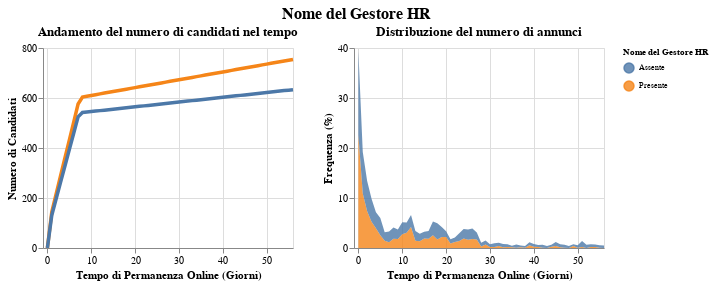

Describe this chart as a Vega-Lite specification.
### Vega-Lite specification from a JSON file in a GitHub repository (floating-point values rounded to 4 significant figures)
{"$schema": "https://vega.github.io/schema/vega-lite/v5.17.0.json", "config": {"view": {"continuousHeight": 300, "continuousWidth": 300}}, "datasets": {"data-9159944c3ddd3d6ff04072599051eaaf": [{"Frequenza": 22.59, "Giorni": 0, "Tipo": "Presente"}, {"Frequenza": 10.91, "Giorni": 1, "Tipo": "Presente"}, {"Frequenza": 7.36, "Giorni": 2, "Tipo": "Presente"}, {"Frequenza": 5.266, "Giorni": 3, "Tipo": "Presente"}, {"Frequenza": 3.934, "Giorni": 4, "Tipo": "Presente"}, {"Frequenza": 2.538, "Giorni": 5, "Tipo": "Presente"}, {"Frequenza": 1.459, "Giorni": 6, "Tipo": "Presente"}, {"Frequenza": 1.142, "Giorni": 7, "Tipo": "Presente"}, {"Frequenza": 1.84, "Giorni": 8, "Tipo": "Presente"}, {"Frequenza": 1.777, "Giorni": 9, "Tipo": "Presente"}, {"Frequenza": 2.728, "Giorni": 10, "Tipo": "Presente"}, {"Frequenza": 3.046, "Giorni": 11, "Tipo": "Presente"}, {"Frequenza": 4.188, "Giorni": 12, "Tipo": "Presente"}, {"Frequenza": 1.459, "Giorni": 13, "Tipo": "Presente"}, {"Frequenza": 1.332, "Giorni": 14, "Tipo": "Presente"}, {"Frequenza": 1.904, "Giorni": 15, "Tipo": "Presente"}, {"Frequenza": 1.84, "Giorni": 16, "Tipo": "Presente"}, {"Frequenza": 2.538, "Giorni": 17, "Tipo": "Presente"}, {"Frequenza": 1.713, "Giorni": 18, "Tipo": "Presente"}, {"Frequenza": 2.221, "Giorni": 19, "Tipo": "Presente"}, {"Frequenza": 2.221, "Giorni": 20, "Tipo": "Presente"}, {"Frequenza": 0.8883, "Giorni": 21, "Tipo": "Presente"}, {"Frequenza": 1.206, "Giorni": 22, "Tipo": "Presente"}, {"Frequenza": 1.396, "Giorni": 23, "Tipo": "Presente"}, {"Frequenza": 1.904, "Giorni": 24, "Tipo": "Presente"}, {"Frequenza": 1.65, "Giorni": 25, "Tipo": "Presente"}, {"Frequenza": 1.777, "Giorni": 26, "Tipo": "Presente"}, {"Frequenza": 1.713, "Giorni": 27, "Tipo": "Presente"}, {"Frequenza": 0.3173, "Giorni": 28, "Tipo": "Presente"}, {"Frequenza": 0.698, "Giorni": 29, "Tipo": "Presente"}, {"Frequenza": 0.1904, "Giorni": 30, "Tipo": "Presente"}, {"Frequenza": 0.1904, "Giorni": 31, "Tipo": "Presente"}, {"Frequenza": 0.3807, "Giorni": 32, "Tipo": "Presente"}, {"Frequenza": 0.1269, "Giorni": 33, "Tipo": "Presente"}, {"Frequenza": 0.1904, "Giorni": 34, "Tipo": "Presente"}, {"Frequenza": 0.1269, "Giorni": 35, "Tipo": "Presente"}, {"Frequenza": 0.06345, "Giorni": 36, "Tipo": "Presente"}, {"Frequenza": 0.1269, "Giorni": 37, "Tipo": "Presente"}, {"Frequenza": 0.06345, "Giorni": 38, "Tipo": "Presente"}, {"Frequenza": 0.5711, "Giorni": 39, "Tipo": "Presente"}, {"Frequenza": 0.2538, "Giorni": 40, "Tipo": "Presente"}, {"Frequenza": 0.1904, "Giorni": 41, "Tipo": "Presente"}, {"Frequenza": 0.06345, "Giorni": 42, "Tipo": "Presente"}, {"Frequenza": 0.0, "Giorni": 43, "Tipo": "Presente"}, {"Frequenza": 0.2538, "Giorni": 44, "Tipo": "Presente"}, {"Frequenza": 0.3807, "Giorni": 45, "Tipo": "Presente"}, {"Frequenza": 0.1269, "Giorni": 46, "Tipo": "Presente"}, {"Frequenza": 0.06345, "Giorni": 47, "Tipo": "Presente"}, {"Frequenza": 0.0, "Giorni": 48, "Tipo": "Presente"}, {"Frequenza": 0.3807, "Giorni": 49, "Tipo": "Presente"}, {"Frequenza": 0.06345, "Giorni": 50, "Tipo": "Presente"}, {"Frequenza": 0.1904, "Giorni": 51, "Tipo": "Presente"}, {"Frequenza": 0.0, "Giorni": 52, "Tipo": "Presente"}, {"Frequenza": 0.1904, "Giorni": 53, "Tipo": "Presente"}, {"Frequenza": 0.1904, "Giorni": 54, "Tipo": "Presente"}, {"Frequenza": 0.06345, "Giorni": 55, "Tipo": "Presente"}, {"Frequenza": 0.0, "Giorni": 56, "Tipo": "Presente"}, {"Frequenza": 16.69, "Giorni": 0, "Tipo": "Assente"}, {"Frequenza": 8.288, "Giorni": 1, "Tipo": "Assente"}, {"Frequenza": 6.046, "Giorni": 2, "Tipo": "Assente"}, {"Frequenza": 4.57, "Giorni": 3, "Tipo": "Assente"}, {"Frequenza": 3.236, "Giorni": 4, "Tipo": "Assente"}, {"Frequenza": 3.463, "Giorni": 5, "Tipo": "Assente"}, {"Frequenza": 1.675, "Giorni": 6, "Tipo": "Assente"}, {"Frequenza": 2.157, "Giorni": 7, "Tipo": "Assente"}, {"Frequenza": 2.271, "Giorni": 8, "Tipo": "Assente"}, {"Frequenza": 1.93, "Giorni": 9, "Tipo": "Assente"}, {"Frequenza": 2.413, "Giorni": 10, "Tipo": "Assente"}, {"Frequenza": 2.044, "Giorni": 11, "Tipo": "Assente"}, {"Frequenza": 2.413, "Giorni": 12, "Tipo": "Assente"}, {"Frequenza": 1.93, "Giorni": 13, "Tipo": "Assente"}, {"Frequenza": 1.504, "Giorni": 14, "Tipo": "Assente"}, {"Frequenza": 1.334, "Giorni": 15, "Tipo": "Assente"}, {"Frequenza": 1.561, "Giorni": 16, "Tipo": "Assente"}, {"Frequenza": 2.782, "Giorni": 17, "Tipo": "Assente"}, {"Frequenza": 3.236, "Giorni": 18, "Tipo": "Assente"}, {"Frequenza": 1.987, "Giorni": 19, "Tipo": "Assente"}, {"Frequenza": 1.107, "Giorni": 20, "Tipo": "Assente"}, {"Frequenza": 0.8799, "Giorni": 21, "Tipo": "Assente"}, {"Frequenza": 0.9083, "Giorni": 22, "Tipo": "Assente"}, {"Frequenza": 1.533, "Giorni": 23, "Tipo": "Assente"}, {"Frequenza": 1.902, "Giorni": 24, "Tipo": "Assente"}, {"Frequenza": 2.072, "Giorni": 25, "Tipo": "Assente"}, {"Frequenza": 2.129, "Giorni": 26, "Tipo": "Assente"}, {"Frequenza": 1.362, "Giorni": 27, "Tipo": "Assente"}, {"Frequenza": 0.7096, "Giorni": 28, "Tipo": "Assente"}, {"Frequenza": 0.8232, "Giorni": 29, "Tipo": "Assente"}, {"Frequenza": 0.5677, "Giorni": 30, "Tipo": "Assente"}, {"Frequenza": 0.738, "Giorni": 31, "Tipo": "Assente"}, {"Frequenza": 0.6529, "Giorni": 32, "Tipo": "Assente"}, {"Frequenza": 0.6529, "Giorni": 33, "Tipo": "Assente"}, {"Frequenza": 0.5677, "Giorni": 34, "Tipo": "Assente"}, {"Frequenza": 0.3122, "Giorni": 35, "Tipo": "Assente"}, {"Frequenza": 0.6529, "Giorni": 36, "Tipo": "Assente"}, {"Frequenza": 0.3974, "Giorni": 37, "Tipo": "Assente"}, {"Frequenza": 0.3406, "Giorni": 38, "Tipo": "Assente"}, {"Frequenza": 0.5677, "Giorni": 39, "Tipo": "Assente"}, {"Frequenza": 0.5677, "Giorni": 40, "Tipo": "Assente"}, {"Frequenza": 0.3974, "Giorni": 41, "Tipo": "Assente"}, {"Frequenza": 0.5961, "Giorni": 42, "Tipo": "Assente"}, {"Frequenza": 0.3974, "Giorni": 43, "Tipo": "Assente"}, {"Frequenza": 0.3974, "Giorni": 44, "Tipo": "Assente"}, {"Frequenza": 0.7948, "Giorni": 45, "Tipo": "Assente"}, {"Frequenza": 0.6245, "Giorni": 46, "Tipo": "Assente"}, {"Frequenza": 0.5961, "Giorni": 47, "Tipo": "Assente"}, {"Frequenza": 0.3974, "Giorni": 48, "Tipo": "Assente"}, {"Frequenza": 0.369, "Giorni": 49, "Tipo": "Assente"}, {"Frequenza": 0.5109, "Giorni": 50, "Tipo": "Assente"}, {"Frequenza": 1.221, "Giorni": 51, "Tipo": "Assente"}, {"Frequenza": 0.6529, "Giorni": 52, "Tipo": "Assente"}, {"Frequenza": 0.5677, "Giorni": 53, "Tipo": "Assente"}, {"Frequenza": 0.5109, "Giorni": 54, "Tipo": "Assente"}, {"Frequenza": 0.5109, "Giorni": 55, "Tipo": "Assente"}, {"Frequenza": 0.4825, "Giorni": 56, "Tipo": "Assente"}], "data-ab5d670b305b998ac6b0a51b69252977": [{"Crescita": 0.0, "Giorni": 0, "Tipo": "Presente"}, {"Crescita": 143.9, "Giorni": 1, "Tipo": "Presente"}, {"Crescita": 215.9, "Giorni": 2, "Tipo": "Presente"}, {"Crescita": 287.9, "Giorni": 3, "Tipo": "Presente"}, {"Crescita": 359.9, "Giorni": 4, "Tipo": "Presente"}, {"Crescita": 431.8, "Giorni": 5, "Tipo": "Presente"}, {"Crescita": 503.8, "Giorni": 6, "Tipo": "Presente"}, {"Crescita": 575.8, "Giorni": 7, "Tipo": "Presente"}, {"Crescita": 604.0, "Giorni": 8, "Tipo": "Presente"}, {"Crescita": 607.1, "Giorni": 9, "Tipo": "Presente"}, {"Crescita": 610.2, "Giorni": 10, "Tipo": "Presente"}, {"Crescita": 613.4, "Giorni": 11, "Tipo": "Presente"}, {"Crescita": 616.5, "Giorni": 12, "Tipo": "Presente"}, {"Crescita": 619.6, "Giorni": 13, "Tipo": "Presente"}, {"Crescita": 622.8, "Giorni": 14, "Tipo": "Presente"}, {"Crescita": 625.9, "Giorni": 15, "Tipo": "Presente"}, {"Crescita": 629.0, "Giorni": 16, "Tipo": "Presente"}, {"Crescita": 632.2, "Giorni": 17, "Tipo": "Presente"}, {"Crescita": 635.3, "Giorni": 18, "Tipo": "Presente"}, {"Crescita": 638.4, "Giorni": 19, "Tipo": "Presente"}, {"Crescita": 641.6, "Giorni": 20, "Tipo": "Presente"}, {"Crescita": 644.7, "Giorni": 21, "Tipo": "Presente"}, {"Crescita": 647.8, "Giorni": 22, "Tipo": "Presente"}, {"Crescita": 651.0, "Giorni": 23, "Tipo": "Presente"}, {"Crescita": 654.1, "Giorni": 24, "Tipo": "Presente"}, {"Crescita": 657.2, "Giorni": 25, "Tipo": "Presente"}, {"Crescita": 660.4, "Giorni": 26, "Tipo": "Presente"}, {"Crescita": 663.5, "Giorni": 27, "Tipo": "Presente"}, {"Crescita": 666.6, "Giorni": 28, "Tipo": "Presente"}, {"Crescita": 669.8, "Giorni": 29, "Tipo": "Presente"}, {"Crescita": 672.9, "Giorni": 30, "Tipo": "Presente"}, {"Crescita": 676.0, "Giorni": 31, "Tipo": "Presente"}, {"Crescita": 679.2, "Giorni": 32, "Tipo": "Presente"}, {"Crescita": 682.3, "Giorni": 33, "Tipo": "Presente"}, {"Crescita": 685.4, "Giorni": 34, "Tipo": "Presente"}, {"Crescita": 688.6, "Giorni": 35, "Tipo": "Presente"}, {"Crescita": 691.7, "Giorni": 36, "Tipo": "Presente"}, {"Crescita": 694.8, "Giorni": 37, "Tipo": "Presente"}, {"Crescita": 697.9, "Giorni": 38, "Tipo": "Presente"}, {"Crescita": 701.1, "Giorni": 39, "Tipo": "Presente"}, {"Crescita": 704.2, "Giorni": 40, "Tipo": "Presente"}, {"Crescita": 707.3, "Giorni": 41, "Tipo": "Presente"}, {"Crescita": 710.5, "Giorni": 42, "Tipo": "Presente"}, {"Crescita": 713.6, "Giorni": 43, "Tipo": "Presente"}, {"Crescita": 716.7, "Giorni": 44, "Tipo": "Presente"}, {"Crescita": 719.9, "Giorni": 45, "Tipo": "Presente"}, {"Crescita": 723.0, "Giorni": 46, "Tipo": "Presente"}, {"Crescita": 726.1, "Giorni": 47, "Tipo": "Presente"}, {"Crescita": 729.3, "Giorni": 48, "Tipo": "Presente"}, {"Crescita": 732.4, "Giorni": 49, "Tipo": "Presente"}, {"Crescita": 735.5, "Giorni": 50, "Tipo": "Presente"}, {"Crescita": 738.7, "Giorni": 51, "Tipo": "Presente"}, {"Crescita": 741.8, "Giorni": 52, "Tipo": "Presente"}, {"Crescita": 744.9, "Giorni": 53, "Tipo": "Presente"}, {"Crescita": 748.1, "Giorni": 54, "Tipo": "Presente"}, {"Crescita": 751.2, "Giorni": 55, "Tipo": "Presente"}, {"Crescita": 754.3, "Giorni": 56, "Tipo": "Presente"}, {"Crescita": 0.0, "Giorni": 0, "Tipo": "Assente"}, {"Crescita": 131.2, "Giorni": 1, "Tipo": "Assente"}, {"Crescita": 196.8, "Giorni": 2, "Tipo": "Assente"}, {"Crescita": 262.3, "Giorni": 3, "Tipo": "Assente"}, {"Crescita": 327.9, "Giorni": 4, "Tipo": "Assente"}, {"Crescita": 393.5, "Giorni": 5, "Tipo": "Assente"}, {"Crescita": 459.1, "Giorni": 6, "Tipo": "Assente"}, {"Crescita": 524.7, "Giorni": 7, "Tipo": "Assente"}, {"Crescita": 541.8, "Giorni": 8, "Tipo": "Assente"}, {"Crescita": 543.7, "Giorni": 9, "Tipo": "Assente"}, {"Crescita": 545.6, "Giorni": 10, "Tipo": "Assente"}, {"Crescita": 547.6, "Giorni": 11, "Tipo": "Assente"}, {"Crescita": 549.5, "Giorni": 12, "Tipo": "Assente"}, {"Crescita": 551.4, "Giorni": 13, "Tipo": "Assente"}, {"Crescita": 553.3, "Giorni": 14, "Tipo": "Assente"}, {"Crescita": 555.2, "Giorni": 15, "Tipo": "Assente"}, {"Crescita": 557.1, "Giorni": 16, "Tipo": "Assente"}, {"Crescita": 559.0, "Giorni": 17, "Tipo": "Assente"}, {"Crescita": 560.9, "Giorni": 18, "Tipo": "Assente"}, {"Crescita": 562.8, "Giorni": 19, "Tipo": "Assente"}, {"Crescita": 564.7, "Giorni": 20, "Tipo": "Assente"}, {"Crescita": 566.6, "Giorni": 21, "Tipo": "Assente"}, {"Crescita": 568.5, "Giorni": 22, "Tipo": "Assente"}, {"Crescita": 570.4, "Giorni": 23, "Tipo": "Assente"}, {"Crescita": 572.3, "Giorni": 24, "Tipo": "Assente"}, {"Crescita": 574.2, "Giorni": 25, "Tipo": "Assente"}, {"Crescita": 576.2, "Giorni": 26, "Tipo": "Assente"}, {"Crescita": 578.1, "Giorni": 27, "Tipo": "Assente"}, {"Crescita": 580.0, "Giorni": 28, "Tipo": "Assente"}, {"Crescita": 581.9, "Giorni": 29, "Tipo": "Assente"}, {"Crescita": 583.8, "Giorni": 30, "Tipo": "Assente"}, {"Crescita": 585.7, "Giorni": 31, "Tipo": "Assente"}, {"Crescita": 587.6, "Giorni": 32, "Tipo": "Assente"}, {"Crescita": 589.5, "Giorni": 33, "Tipo": "Assente"}, {"Crescita": 591.4, "Giorni": 34, "Tipo": "Assente"}, {"Crescita": 593.3, "Giorni": 35, "Tipo": "Assente"}, {"Crescita": 595.2, "Giorni": 36, "Tipo": "Assente"}, {"Crescita": 597.1, "Giorni": 37, "Tipo": "Assente"}, {"Crescita": 599.0, "Giorni": 38, "Tipo": "Assente"}, {"Crescita": 600.9, "Giorni": 39, "Tipo": "Assente"}, {"Crescita": 602.8, "Giorni": 40, "Tipo": "Assente"}, {"Crescita": 604.8, "Giorni": 41, "Tipo": "Assente"}, {"Crescita": 606.7, "Giorni": 42, "Tipo": "Assente"}, {"Crescita": 608.6, "Giorni": 43, "Tipo": "Assente"}, {"Crescita": 610.5, "Giorni": 44, "Tipo": "Assente"}, {"Crescita": 612.4, "Giorni": 45, "Tipo": "Assente"}, {"Crescita": 614.3, "Giorni": 46, "Tipo": "Assente"}, {"Crescita": 616.2, "Giorni": 47, "Tipo": "Assente"}, {"Crescita": 618.1, "Giorni": 48, "Tipo": "Assente"}, {"Crescita": 620.0, "Giorni": 49, "Tipo": "Assente"}, {"Crescita": 621.9, "Giorni": 50, "Tipo": "Assente"}, {"Crescita": 623.8, "Giorni": 51, "Tipo": "Assente"}, {"Crescita": 625.7, "Giorni": 52, "Tipo": "Assente"}, {"Crescita": 627.6, "Giorni": 53, "Tipo": "Assente"}, {"Crescita": 629.5, "Giorni": 54, "Tipo": "Assente"}, {"Crescita": 631.4, "Giorni": 55, "Tipo": "Assente"}, {"Crescita": 633.4, "Giorni": 56, "Tipo": "Assente"}]}, "hconcat": [{"data": {"name": "data-ab5d670b305b998ac6b0a51b69252977"}, "encoding": {"color": {"field": "Tipo", "legend": {"labelFontSize": 8, "symbolSize": 100, "title": "Nome del Gestore HR", "titleFontSize": 9}, "type": "nominal"}, "x": {"axis": {"title": "Tempo di Permanenza Online (Giorni)"}, "field": "Giorni", "scale": {"domain": [-1, 56]}, "type": "quantitative"}, "y": {"axis": {"title": "Numero di Candidati"}, "field": "Crescita", "type": "quantitative"}}, "height": 200, "mark": {"size": 3.5, "type": "line"}, "title": "Andamento del numero di candidati nel tempo", "transform": [{"filter": {"param": "param_22"}}], "width": 250}, {"data": {"name": "data-9159944c3ddd3d6ff04072599051eaaf"}, "encoding": {"color": {"field": "Tipo", "type": "nominal"}, "x": {"axis": {"title": "Tempo di Permanenza Online (Giorni)"}, "field": "Giorni", "scale": {"domain": [-1, 56]}, "type": "quantitative"}, "y": {"axis": {"title": "Frequenza (%)"}, "field": "Frequenza", "type": "quantitative"}}, "height": 200, "mark": {"opacity": 0.8, "type": "area"}, "name": "view_12", "title": "Distribuzione del numero di annunci", "width": 250}], "params": [{"name": "param_22", "select": {"encodings": ["x"], "type": "interval"}, "views": ["view_12"]}], "resolve": {"scale": {"y": "independent"}}, "title": {"anchor": "middle", "fontSize": 16, "text": "Nome del Gestore HR"}}
